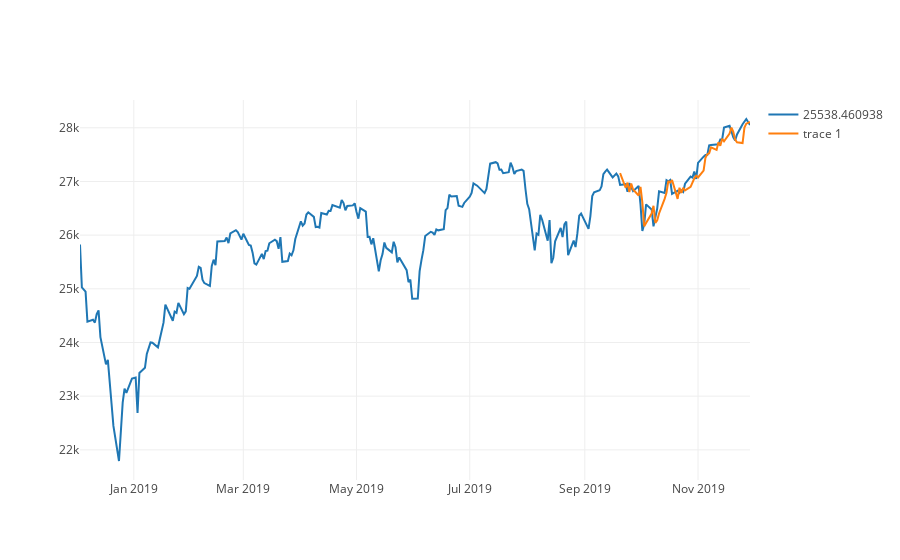

The cell this chart's notebook holds for it:
### Code cell
plotting.plot_multiple_ts(ts, preds)
